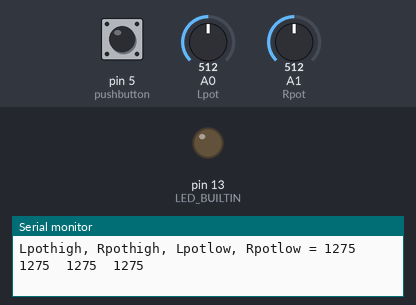
The sketch below on a simulated Arduino Uno, built with avr-gcc and run on an emulated ATmega328P. Shown: output pins drawn as LEDs (lit = HIGH), the last lines printed to the serial monitor. The test bench sets the inputs (shaded band); at power-on: pin 5 (pushbutton) LOW, A0 (Lpot) = 512, A1 (Rpot) = 512. EEPROM starts erased.

Above: at 1.2 s.
1.3 s: pin 5 (pushbutton) pulled HIGH for 0.15 s
At 2.3 s:
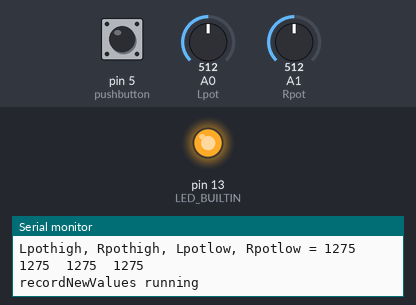
Timing chart, 0 to 7.8 s (numbered marks = the images above; inputs shaded):
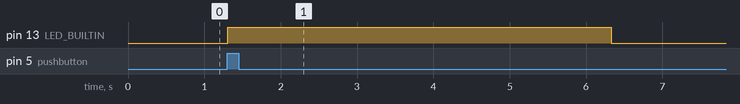

The sketch:

serial_send_from_two_pots.ino
```cpp
/*
 * Read two potentiometers and send their values as serial data.
 * For an interaction prototype.
 *
 * Potentiometers on A0 and A1.
 *
 */


#include <EEPROM.h>

int pushbutton = 5;
int Lpot = A0;
int Rpot = A1;

int Lpothigh, Lpotlow, Rpothigh, Rpotlow;

void setup() {
  Serial.begin(9600);
  pinMode(pushbutton, INPUT);
  pinMode(LED_BUILTIN, OUTPUT);

  // if there are nonzero EEPROM values stored, load them
  int EEPROMValueCheck;
  for (int i = 0; i < 7; i++) {
    EEPROMValueCheck += EEPROM.read(i);
  }
  if (EEPROMValueCheck > 0) {
    // load pot range values from EEPROM
    Lpothigh =  EEPROM.read(0) * 4 + EEPROM.read(1);
    Rpothigh =   EEPROM.read(2) * 4 + EEPROM.read(3);
    Lpotlow =  EEPROM.read(4) * 4 + EEPROM.read(5);
    Rpotlow =   EEPROM.read(6) * 4 + EEPROM.read(7);
    Serial.print("Lpothigh, Rpothigh, Lpotlow, Rpotlow = ");
    Serial.print(Lpothigh); Serial.print('\t');
    Serial.print(Rpothigh); Serial.print('\t');
    Serial.print(Lpotlow); Serial.print('\t');
    Serial.println(Rpotlow);
  }
  else Serial.println("nonzero EEPROM values not found");
}

void loop() {

  // push button to record both high values, wait 5 secs, record both low values to EEPROM
  if (digitalRead(pushbutton)) {
    digitalWrite(LED_BUILTIN, HIGH);
    recordNewValues();
    digitalWrite(LED_BUILTIN, LOW);
  }

  ///////// uncomment these lines to use stored EEPROM values in case your potentiometers
  ///////// don't go all the way from 0-1023, or are wired backwards, etc.
  //  int Lval = map(analogRead(Lpot), Lpotlow, Lpothigh, 0, 1023);
  //  int Rval = map(analogRead(Rpot), Rpotlow, Rpothigh, 0, 1023);

  int Lval = analogRead(Lpot);
  delay(2);
  int Rval = analogRead(Rpot);
  delay(2);

  //  Serial.print(Lval); Serial.print(","); Serial.println(Rval);

  delay(5);


}

void recordNewValues() {

  Serial.println("recordNewValues running");

  int potValues [8];
  //record high values for both pots to array
  potValues[0] = analogRead(Lpot) / 4; // quotient
  potValues[1] = analogRead(Lpot) % 4; // remainder
  potValues[2] = analogRead(Rpot) / 4;
  potValues[3] = analogRead(Rpot) % 4;

  delay(5000); // wait two seconds for people to move pots to low position

  potValues[4] = analogRead(Lpot) / 4;
  potValues[5] = analogRead(Lpot) % 4;
  potValues[6] = analogRead(Rpot) / 4;
  potValues[7] = analogRead(Rpot) % 4;

  Serial.print("EEPROM values: ");
  for (int i = 0; i < 8; i++) {
    Serial.print(potValues[i]); Serial.print(' ');
    EEPROM.write(i, potValues[i]);
  }
  Serial.println();

  // immediately load new pot range values from EEPROM
  Lpothigh =  EEPROM.read(0) * 4 + EEPROM.read(1);
  Rpothigh =   EEPROM.read(2) * 4 + EEPROM.read(3);
  Lpotlow =  EEPROM.read(4) * 4 + EEPROM.read(5);
  Rpotlow =   EEPROM.read(6) * 4 + EEPROM.read(7);

  Serial.println("recordNewValues complete\n\n\n");
}
```

Measured:
- after the input at 1.3 s, pin 13 (LED_BUILTIN): LOW → HIGH at once, → LOW 5.0 s later
